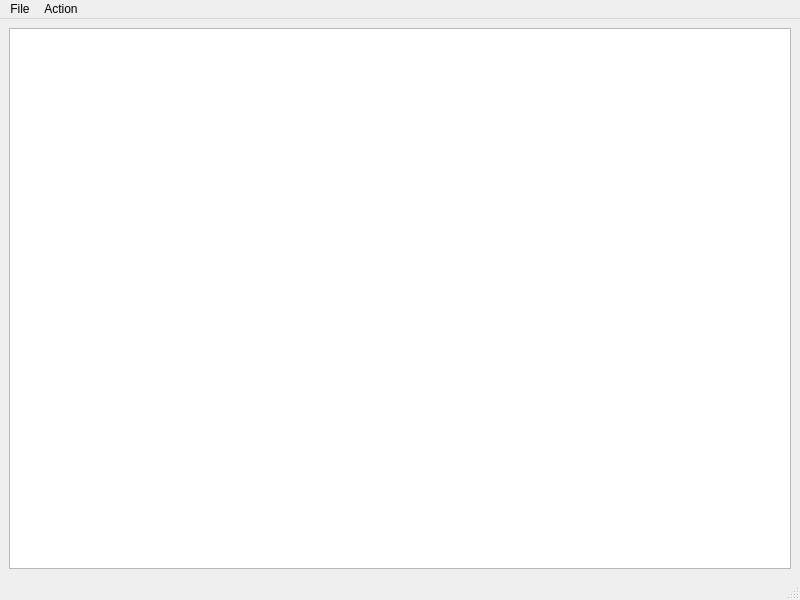
<?xml version="1.0" encoding="UTF-8"?>
<ui version="4.0">
 <class>Notepad</class>
 <widget class="QMainWindow" name="Notepad">
  <property name="geometry">
   <rect>
    <x>0</x>
    <y>0</y>
    <width>800</width>
    <height>600</height>
   </rect>
  </property>
  <property name="windowTitle">
   <string>Notepad</string>
  </property>
  <widget class="QWidget" name="centralwidget">
   <layout class="QVBoxLayout" name="verticalLayout">
    <item>
     <widget class="QTextEdit" name="textEdit"/>
    </item>
   </layout>
  </widget>
  <widget class="QStatusBar" name="statusbar"/>
  <widget class="QMenuBar" name="menubar">
   <property name="geometry">
    <rect>
     <x>0</x>
     <y>0</y>
     <width>800</width>
     <height>22</height>
    </rect>
   </property>
   <widget class="QMenu" name="menuMenu">
    <property name="title">
     <string>File</string>
    </property>
    <addaction name="actionNew"/>
    <addaction name="actionOpen"/>
    <addaction name="actionSave"/>
    <addaction name="actionSave_as"/>
    <addaction name="actionPrint_and_Exit_2"/>
    <addaction name="actionFont"/>
   </widget>
   <widget class="QMenu" name="menuAction">
    <property name="title">
     <string>Action</string>
    </property>
    <addaction name="actionCopy"/>
    <addaction name="actionCut"/>
    <addaction name="actionPaste"/>
    <addaction name="actionUndo"/>
    <addaction name="actionRedo"/>
   </widget>
   <addaction name="menuMenu"/>
   <addaction name="menuAction"/>
  </widget>
  <action name="actionPrint_and_Exit">
   <property name="text">
    <string>Print and Exit</string>
   </property>
  </action>
  <action name="actionNew">
   <property name="icon">
    <iconset theme="QIcon::ThemeIcon::DocumentNew"/>
   </property>
   <property name="text">
    <string>New</string>
   </property>
  </action>
  <action name="actionOpen">
   <property name="text">
    <string>Open</string>
   </property>
  </action>
  <action name="actionSave">
   <property name="text">
    <string>Save</string>
   </property>
  </action>
  <action name="actionSave_as">
   <property name="text">
    <string>Save as</string>
   </property>
  </action>
  <action name="actionPrint_and_Exit_2">
   <property name="text">
    <string>Print</string>
   </property>
  </action>
  <action name="actionFont">
   <property name="text">
    <string>Font</string>
   </property>
  </action>
  <action name="actionCopy">
   <property name="text">
    <string>Copy</string>
   </property>
  </action>
  <action name="actionCut">
   <property name="text">
    <string>Cut</string>
   </property>
  </action>
  <action name="actionPaste">
   <property name="text">
    <string>Paste</string>
   </property>
  </action>
  <action name="actionUndo">
   <property name="text">
    <string>Undo</string>
   </property>
  </action>
  <action name="actionRedo">
   <property name="text">
    <string>Redo</string>
   </property>
  </action>
 </widget>
 <resources/>
 <connections/>
</ui>
